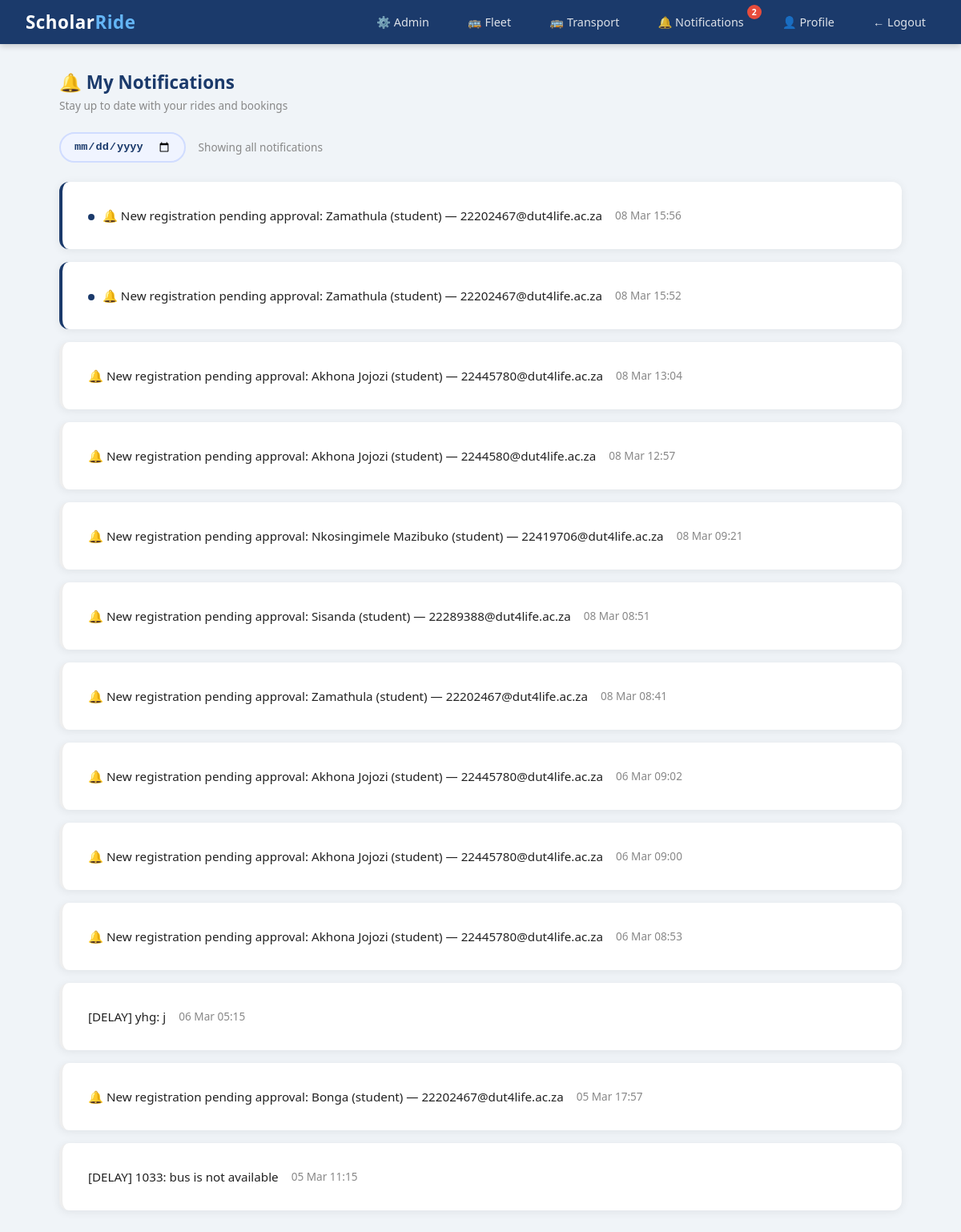
The app's page /notifications (signed in), older data.
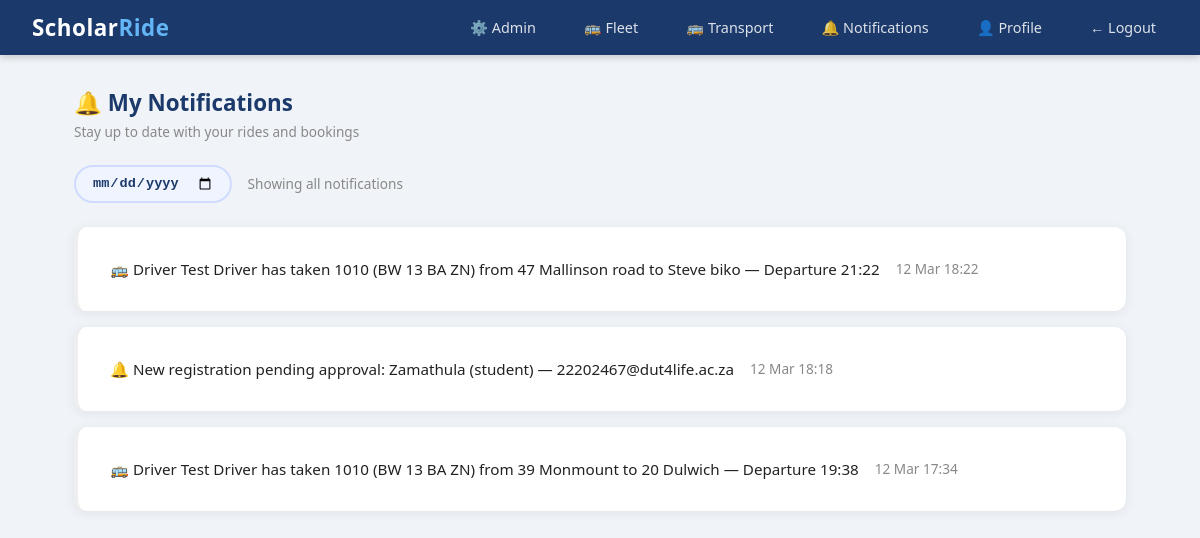
The same page, newer data.
### scholar_ride/models.py (models this page shows)
class Notification(db.Model):
    id = db.Column(db.Integer, primary_key=True)
    user_id = db.Column(db.Integer, db.ForeignKey('user.id'), nullable=False)
    message = db.Column(db.Text, nullable=False)
    is_read = db.Column(db.Boolean, default=False)
    created_at = db.Column(db.DateTime, default=datetime.utcnow)

### scholar_ride/routes/notifications.py (the view, shortened to what this page needs)
@notifications.route('/notifications')
@login_required
def index():
    selected_date = request.args.get('date', '')
    query = Notification.query.filter_by(user_id=current_user.id)
    notifs = query.order_by(Notification.created_at.desc()).all()
    for n in notifs:
        n.is_read = True
    db.session.commit()
    return render_template('notifications.html', notifications=notifs, selected_date=selected_date)

### scholar_ride/models.py (called while the page is built)
@login_manager.user_loader
def load_user(user_id):
    return User.query.get(int(user_id))

### scholar_ride/templates/notifications.html (shortened to what this page needs)
{% extends "base.html" %}
{% block content %}
<div class="page-header d-flex justify-between align-center mb-3">
    <div>
        <h4 style="color:#1B3A6B; margin-bottom:0.25rem;">🔔 My Notifications</h4>
        <p class="text-muted">Stay up to date with your rides and bookings</p>
    </div>
</div>
<div style="display:flex; align-items:center; gap:1rem; margin-bottom:1.5rem; flex-wrap:wrap;">
    <form method="GET" action="/notifications" style="display:flex; gap:0.75rem; align-items:center; flex-wrap:wrap;">
        <div style="position:relative;">
            <input type="date" name="date" value="{{ selected_date }}"
                   style="padding:0.5rem 1rem; border-radius:20px; border:2px solid #d0dcff;
                          font-size:0.85rem; font-weight:600; color:#1B3A6B;
                          background:#f0f4ff; outline:none; cursor:pointer;"
                   onchange="this.form.submit()">
        </div>
    </form>
    {% if selected_date %}
    <span style="font-size:0.85rem; color:#888;">
        Showing notifications for
        <strong style="color:#1B3A6B;">
            {{ selected_date | replace('-', '/') }}
        </strong>
    </span>
    {% else %}
    <span style="font-size:0.85rem; color:#888;">Showing all notifications</span>
    {% endif %}
</div>
{% if notifications %}
    {% for notif in notifications %}
    <div class="card mb-2 p-3" style="border-left: 4px solid {% if not notif.is_read %}#1B3A6B{% else %}#eee{% endif %};">
        <div class="d-flex justify-content-between align-center">
            <p class="mb-0" style="font-size:0.95rem;">
                {% if not notif.is_read %}
                    <span style="display:inline-block; width:8px; height:8px; background:#1B3A6B;
                                 border-radius:50%; margin-right:6px;"></span>
                {% endif %}
                {{ notif.message }}
            </p>
            <small class="text-muted" style="white-space:nowrap; margin-left:1rem;">
                {{ notif.created_at.strftime('%d %b %H:%M') }}
            </small>
        </div>
    </div>
    {% endfor %}
{% endif %}
{% endblock %}

Row changes from the older to the newer data that the page shows:
removed Notification: is_read False (drawn), message "🔔 New registration pending approval: Zamathula (student) — 22202467@dut4life.ac.za", created_at "08 Mar 15:56"
removed Notification: is_read False (drawn), message "🔔 New registration pending approval: Zamathula (student) — 22202467@dut4life.ac.za", created_at "08 Mar 15:52"
removed Notification: message "🔔 New registration pending approval: Akhona Jojozi (student) — 22445780@dut4life.ac.za", created_at "08 Mar 13:04"
removed Notification: message "🔔 New registration pending approval: Akhona Jojozi (student) — 2244580@dut4life.ac.za", created_at "08 Mar 12:57"
removed Notification: message "🔔 New registration pending approval: Nkosingimele Mazibuko (student) — 22419706@dut4life.ac.za", created_at "08 Mar 09:21"
removed Notification: message "🔔 New registration pending approval: Sisanda (student) — 22289388@dut4life.ac.za", created_at "08 Mar 08:51"
removed Notification: message "🔔 New registration pending approval: Zamathula (student) — 22202467@dut4life.ac.za", created_at "08 Mar 08:41"
removed Notification: message "🔔 New registration pending approval: Akhona Jojozi (student) — 22445780@dut4life.ac.za", created_at "06 Mar 09:02"
removed Notification: message "🔔 New registration pending approval: Akhona Jojozi (student) — 22445780@dut4life.ac.za", created_at "06 Mar 09:00"
removed Notification: message "🔔 New registration pending approval: Akhona Jojozi (student) — 22445780@dut4life.ac.za", created_at "06 Mar 08:53"
removed Notification: message "[DELAY] yhg: j", created_at "06 Mar 05:15"
removed Notification: message "🔔 New registration pending approval: Bonga (student) — 22202467@dut4life.ac.za", created_at "05 Mar 17:57"
removed Notification: message "[DELAY] 1033: bus is not available", created_at "05 Mar 11:15"
now on this page (row edited): Notification: message "🚌 Driver Test Driver has taken 1010 (BW 13 BA ZN) from 47 Mallinson road to Steve biko — Departure 21:22", created_at "12 Mar 18:22"
added Notification: message "🔔 New registration pending approval: Zamathula (student) — 22202467@dut4life.ac.za", created_at "12 Mar 18:18"
now on this page (row edited): Notification: message "🚌 Driver Test Driver has taken 1010 (BW 13 BA ZN) from 39 Monmount to 20 Dulwich — Departure 19:38", created_at "12 Mar 17:34"
Text that changed along with them:
{{ unread_count }}: "2" → (not shown)
